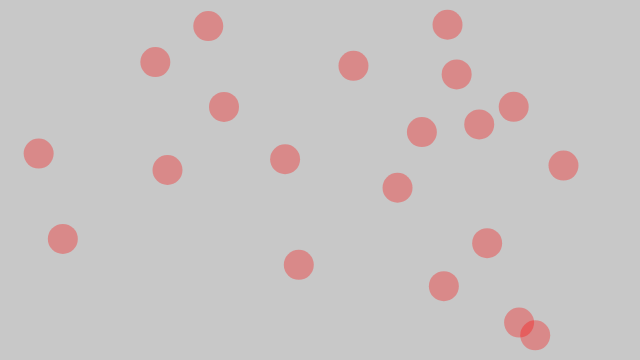
Frame 1 (no input)
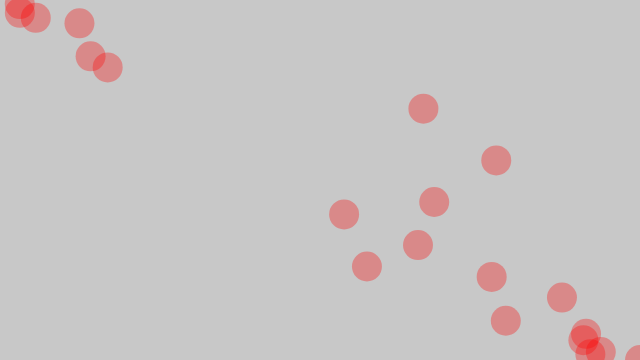
Frame 60 (no input)
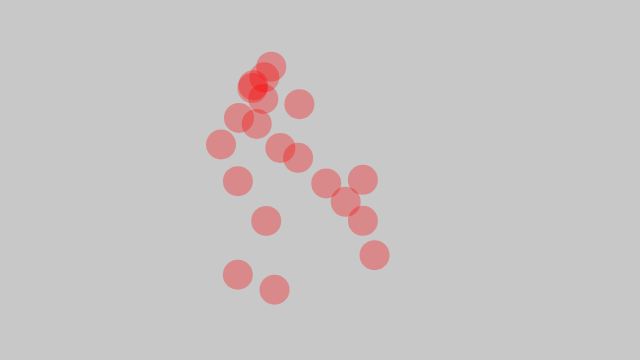
Frame 120 (the mouse pressed at the canvas centre since frame 60)

The p5.js sketch that drew these frames (run headless with seeded random() and noise() and a simulated clock; from frame 60 on, the mouse is pressed at the canvas centre):

// p5.js sketch
// ── sketch.js
// マウスに向かって加速するムーバーの一群
let movers = [];

function setup() {
	createCanvas(640, 360);
	for (let i = 0; i < 20; i++) {
		movers.push(new Mover());
	}
}

function draw() {
	background(200);

	movers.forEach((mover) => {
		mover.update();
		mover.checkEdges();
		mover.display();
	})
}

class Mover {
	constructor() {
		this.loc = createVector(random(width), random(height));
		this.velo = createVector(0, 0);
		this.topSpeed = 10;
	}
	update() {
		this.mouse = createVector(mouseX, mouseY); // マウス位置
		this.dir = p5.Vector.sub(this.mouse, this.loc); // マウス位置から現在位置を引いたベクトル
		this.dir.normalize(); // 正規化
		this.dir.mult(0.5); // スケーリング
		this.acc = this.dir; // 加速度に設定

		this.velo.add(this.acc);
		this.velo.limit(this.topSpeed);
		this.loc.add(this.velo);
	}
	display() {
		noStroke();
		fill(255, 0, 0, 80);
		ellipse(this.loc.x, this.loc.y, 30);
	}
	checkEdges() {
		if (this.loc.x > width) {
			this.loc.x = 0;
		} else if (this.loc.x < 0) {
			this.loc.x = width;
		}
		if (this.loc.y > height) {
			this.loc.y = 0;
		} else if (this.loc.y < 0) {
			this.loc.y = height;
		}
	}
}
